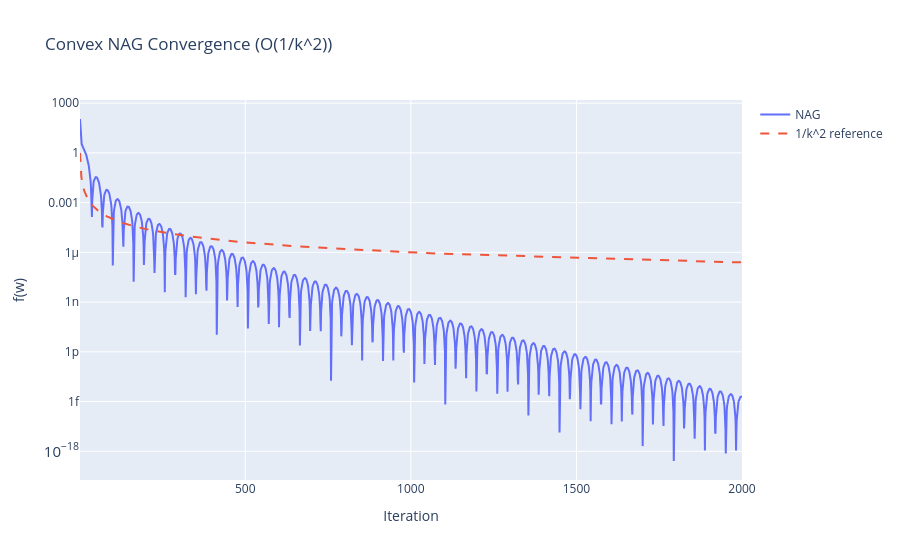

The notebook cell this image was saved under:
### Code cell
k_vals = np.arange(1, len(nag_hist)+1)

fig = go.Figure()

fig.add_trace(go.Scatter(
    x=k_vals,
    y=nag_hist,
    mode='lines',
    name='NAG'
))

fig.add_trace(go.Scatter(
    x=k_vals,
    y=1/(k_vals**2),
    mode='lines',
    name='1/k^2 reference',
    line=dict(dash='dash')
))

fig.update_layout(
    title="Convex NAG Convergence (O(1/k^2))",
    xaxis_title="Iteration",
    yaxis_title="f(w)",
    yaxis_type="log",
)

fig.show()

### Figure 1 — Plotly figure (JSON) as saved in the notebook; plotly's stock layout.template omitted (floating-point values rounded to 4 significant figures; data arrays with more than 128 entries replaced by an {"elided": "..."} marker saying what was removed)
{"data": [{"mode": "lines", "name": "NAG", "type": "scatter", "x": {"elided": "2000 int values"}, "y": {"elided": "2000 float values"}}, {"line": {"dash": "dash"}, "mode": "lines", "name": "1/k^2 reference", "type": "scatter", "x": {"elided": "2000 int values"}, "y": {"elided": "2000 float values"}}], "layout": {"title": {"text": "Convex NAG Convergence (O(1/k^2))"}, "xaxis": {"title": {"text": "Iteration"}}, "yaxis": {"title": {"text": "f(w)"}, "type": "log"}}}
